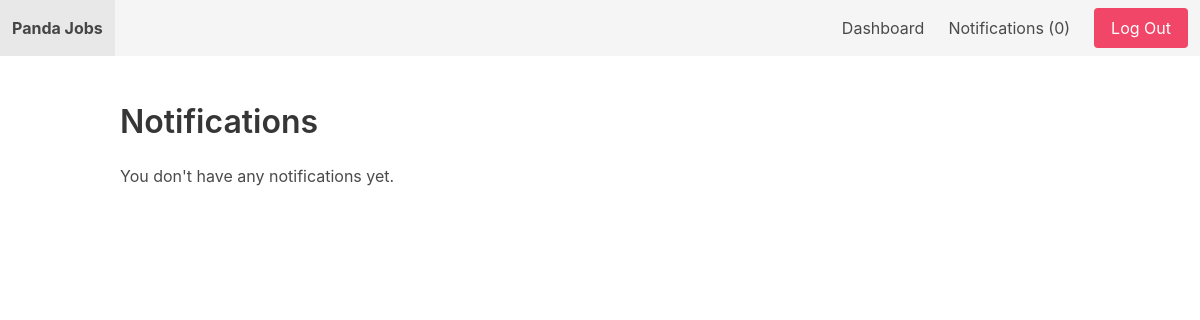
/notifications/ (signed in), run on an earlier commit of the app's database.
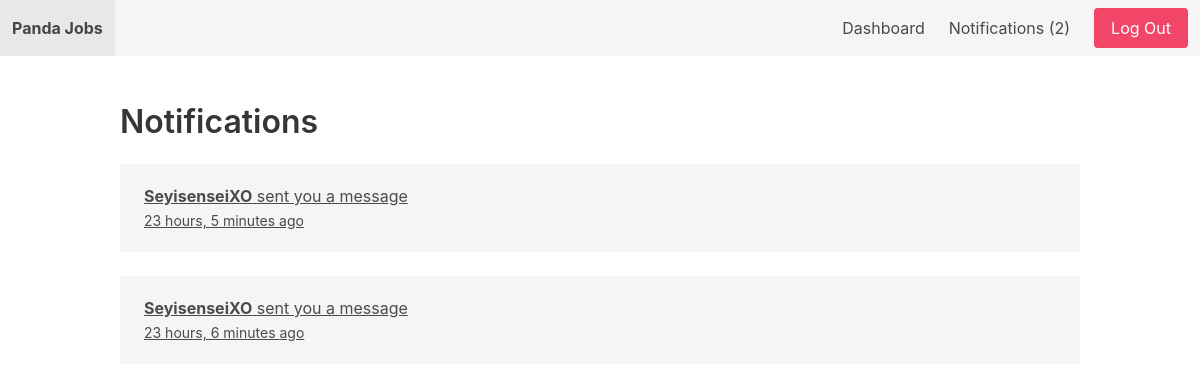
And on a later commit of the database.
### apps/notifications/models.py (models this page shows)
class Notification(models.Model):
    MESSAGE = 'message'
    APPLICATION = 'application'
    CHOICES = (
        (MESSAGE, 'Message'),
        (APPLICATION, 'Application'),
    )
    to_user = models.ForeignKey(User, related_name='notifications', on_delete=models.CASCADE)
    notification_type = models.CharField(max_length=20, choices=CHOICES)
    is_read = models.BooleanField(default=False)
    extra_id = models.IntegerField(null=True, blank=True)
    created_at = models.DateTimeField(auto_now_add=True)
    created_by = models.ForeignKey(User, related_name='creatednotifications', on_delete=models.CASCADE)
    class Meta:
        ordering = ['-created_at']

### apps/notifications/views.py (the view, shortened to what this page needs)
# urls.py: path('', notifications, name='notifications'),
@login_required
def notifications(request):
    goto = request.GET.get('goto', '')
    notification_id = request.GET.get('notification', 0)
    extra_id = request.GET.get('extra_id', 0)
    return render(request, 'notifications.html')

### apps/notifications/context_processors.py (called while the page is built)
def notification(request):
    if request.user.is_authenticated:
        return {'notifications': request.user.notifications.filter(is_read=False)}
    else:
        return {'notifications': []}

### apps/notifications/templates/notifications.html (shortened to what this page needs)
{% extends 'base.html' %}
{% block content %}
    <div class="container">
        <h1 class="title">Notifications</h1>
        {% if not notifications %}
            <p>You don't have any notifications yet.</p>
        {% endif %}
        {% for notification in notifications %}
            <div class="notification">
                <p>
                    {% if notification.notification_type == 'message' %}
                        <a href="{% url 'notifications' %}?goto=view_application&notification={{ notification.id }}&extra_id ={{ notification.extra_id }}">
                            <strong>{{ notification.created_by.username }}</strong> sent you a message<br>
                            <small>{{ notification.created_at | timesince }} ago</small>
                        </a>
                    {% elif notification.notification_type == 'application' %}
                        <a href="{% url 'notifications' %}?goto=view_application&notification={{ notification.id }}&extra_id={{ notification.extra_id }}">
                            <strong>{{ notification.created_by.username }}</strong> applied to your job<br>
                            <small>{{ notification.created_at | timesince }} ago</small>
                        </a>
                    {% endif %}
            </div>
        {% endfor %}
    </div>
{% endblock %}

What changed in the data, as far as the page shows it:
added Notification: created_by.username "SeyisenseiXO", created_at "23 hours, 5 minutes"
added Notification: created_by.username "SeyisenseiXO", created_at "23 hours, 6 minutes"
Also different on the page:
{{ notifications.count }}: "0" → "2"
text no longer shown: "You don't have any notifications yet."
